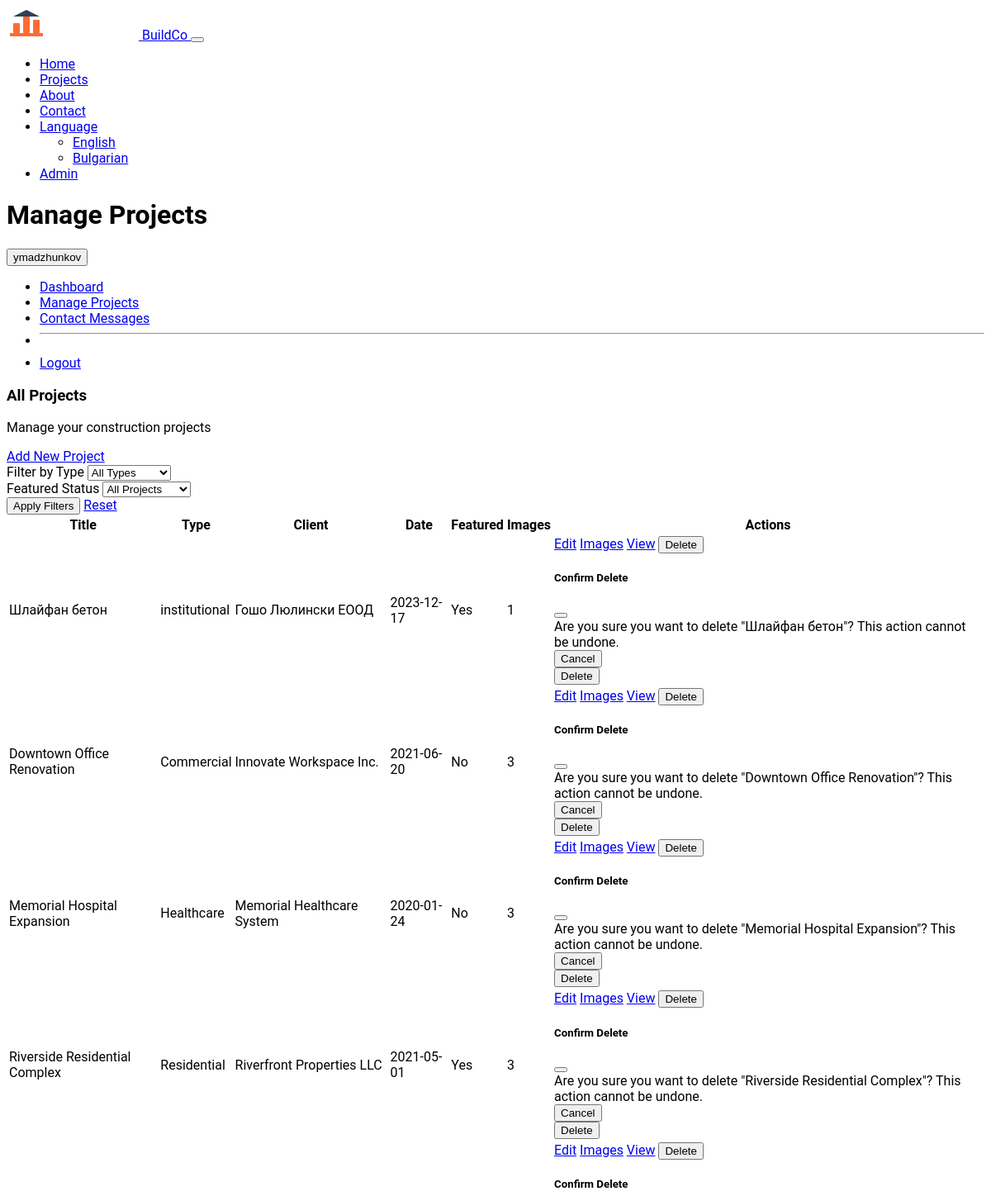
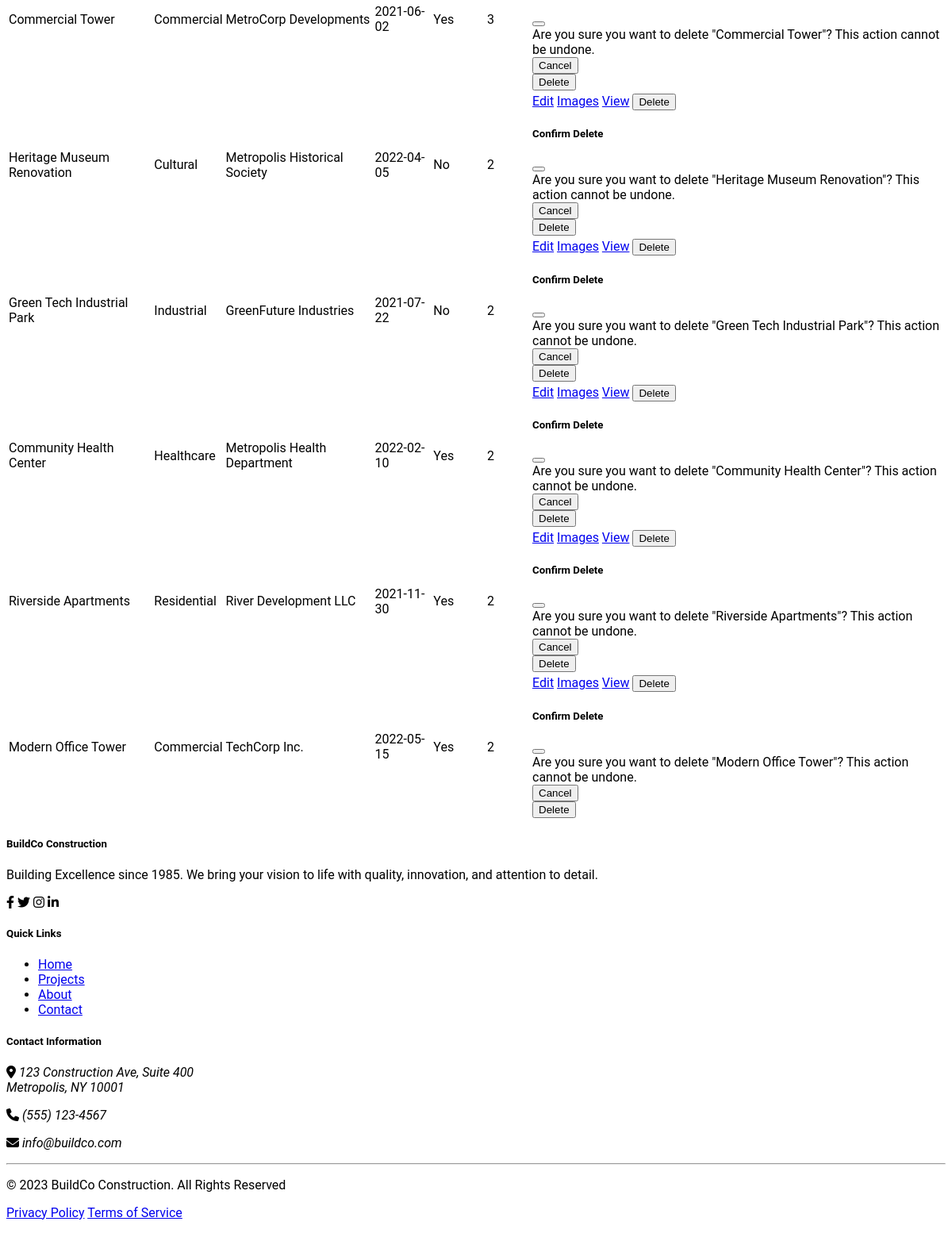
The page /admin/projects (signed in) on the database its author committed (2 pictures, top to bottom).
### models.py (models this page shows, shortened)
class User(UserMixin, db.Model):
    id = db.Column(db.Integer, primary_key=True)
    username = db.Column(db.String(64), unique=True, nullable=False)
    email = db.Column(db.String(120), unique=True, nullable=False)
    password_hash = db.Column(db.String(256))
    is_admin = db.Column(db.Boolean, default=False)
    created_at = db.Column(db.DateTime, default=datetime.utcnow)

class Project(db.Model):
    id = db.Column(db.Integer, primary_key=True)
    title = db.Column(db.String(100), nullable=False)
    slug = db.Column(db.String(120), unique=True, nullable=False)
    description = db.Column(db.Text, nullable=False)
    client = db.Column(db.String(100), nullable=False)
    location = db.Column(db.String(150), nullable=False)
    completion_date = db.Column(db.Date, default=datetime.utcnow)
    square_footage = db.Column(db.Integer)
    project_type = db.Column(db.String(50))
    featured = db.Column(db.Boolean, default=False)
    created_at = db.Column(db.DateTime, default=datetime.utcnow)
    images = db.relationship('ProjectImage', backref='project', cascade='all, delete-orphan')

### routes.py (the view)
@app.route('/admin/projects')
@login_required
def admin_projects():
    project_type = request.args.get('project_type')
    featured = request.args.get('featured')
    query = Project.query
    if project_type:
        query = query.filter_by(project_type=project_type)
    if featured:
        featured_bool = featured == '1'
        query = query.filter_by(featured=featured_bool)
    projects_list = query.order_by(Project.created_at.desc()).all()
    return render_template('admin/projects.html',
                          title='Manage Projects',
                          projects=projects_list)

### app.py (called while the page is built)
def get_locale():
    if 'language' in session:
        return session['language']
    return request.accept_languages.best_match(app.config['BABEL_SUPPORTED_LOCALES'])

@login_manager.user_loader
def load_user(user_id):
    from models import User
    return User.query.get(int(user_id))

@app.before_request
def before_request():
    g.lang_code = session.get('language', request.accept_languages.best_match(app.config['BABEL_SUPPORTED_LOCALES']) or 'en')

### templates/admin/projects.html (shortened to what this page needs)
{% extends "admin/base.html" %}
{% block admin_content %}
<div class="mb-4 d-flex justify-content-between align-items-center">
    <div>
        <h3>All Projects</h3>
        <p class="text-muted">Manage your construction projects</p>
    </div>
    <div>
        <a href="{{ url_for('admin_add_project') }}" class="btn btn-primary">
             Add New Project
        </a>
    </div>
</div>
<div class="card mb-4 shadow-sm">
    <div class="card-body">
        <form method="get" class="row g-3">
            <div class="col-md-4">
                <label for="project_type" class="form-label">Filter by Type</label>
                <select name="project_type" id="project_type" class="form-select">
                    <option value="">All Types</option>
                </select>
            </div>
            <div class="col-md-4">
                <label for="featured" class="form-label">Featured Status</label>
                <select name="featured" id="featured" class="form-select">
                    <option value="">All Projects</option>
                </select>
            </div>
            <div class="col-md-4 d-flex align-items-end">
                <button type="submit" class="btn btn-primary me-2">Apply Filters</button>
                <a href="{{ url_for('admin_projects') }}" class="btn btn-outline-secondary">Reset</a>
            </div>
        </form>
    </div>
</div>
<div class="card shadow-sm">
    <div class="card-body p-0">
        <div class="table-responsive">
            <table class="table table-hover mb-0">
                <thead class="table-light">
                    <tr>
                        <th>Title</th>
                        <th>Type</th>
                        <th>Client</th>
                        <th>Date</th>
                        <th>Featured</th>
                        <th>Images</th>
                        <th>Actions</th>
                    </tr>
                </thead>
                <tbody>
                    {% for project in projects %}
                    <tr>
                        <td>{{ project.title }}</td>
                        <td>{{ project.project_type }}</td>
                        <td>{{ project.client }}</td>
                        <td>{{ project.completion_date.strftime('%Y-%m-%d') }}</td>
                        <td>
                            {% if project.featured %}
                            <span class="badge bg-success">Yes</span>
                            {% else %}
                            <span class="badge bg-secondary">No</span>
                            {% endif %}
                        </td>
                        <td>
                            <span class="badge bg-info">{{ project.images|length }}</span>
                        </td>
                        <td>
                            <div class="btn-group btn-group-sm" role="group">
                                <a href="{{ url_for('admin_edit_project', project_id=project.id) }}" class="btn btn-outline-primary">Edit</a>
                                <a href="{{ url_for('admin_project_images', project_id=project.id) }}" class="btn btn-outline-info">Images</a>
                                <a href="{{ url_for('project_detail', slug=project.slug) }}" target="_blank" class="btn btn-outline-secondary">View</a>
                                <button type="button" class="btn btn-outline-danger" data-bs-toggle="modal" data-bs-target="#deleteModal{{ project.id }}">Delete</button>
                            </div>
                            <div class="modal fade" id="deleteModal{{ project.id }}" tabindex="-1" aria-labelledby="deleteModalLabel{{ project.id }}" aria-hidden="true">
                                <div class="modal-dialog">
                                    <div class="modal-content">
                                        <div class="modal-header">
                                            <h5 class="modal-title" id="deleteModalLabel{{ project.id }}">Confirm Delete</h5>
                                            <button type="button" class="btn-close" data-bs-dismiss="modal" aria-label="Close"></button>
                                        </div>
                                        <div class="modal-body">
                                            Are you sure you want to delete "{{ project.title }}"? This action cannot be undone.
                                        </div>
                                        <div class="modal-footer">
                                            <button type="button" class="btn btn-secondary" data-bs-dismiss="modal">Cancel</button>
                                            <form action="{{ url_for('admin_delete_project', project_id=project.id) }}" method="post" class="d-inline">
                                                <button type="submit" class="btn btn-danger">Delete</button>
                                            </form>
                                        </div>
                                    </div>
                                </div>
                            </div>
                        </td>
                    </tr>
                    {% else %}
                    <tr>
                        <td colspan="7" class="text-center py-4">No projects found. <a href="{{ url_for('admin_add_project') }}">Add your first project</a></td>
                    </tr>
                    {% endfor %}
                </tbody>
            </table>
        </div>
    </div>
</div>
{% endblock %}

### templates/admin/base.html (shortened to what this page needs)
{% extends "base.html" %}
{% block content %}
<div class="container pt-4 pb-4">
    <div class="row mb-4">
        <div class="col-md-8">
            <h1 class="display-5 fw-bold">{{ title }}</h1>
        </div>
        <div class="col-md-4 text-md-end d-flex align-items-center justify-content-md-end">
            {% if current_user.is_authenticated %}
            <div class="dropdown">
                <button class="btn btn-outline-primary dropdown-toggle" type="button" id="adminDropdown" data-bs-toggle="dropdown" aria-expanded="false">
                     {{ current_user.username }}
                </button>
                <ul class="dropdown-menu" aria-labelledby="adminDropdown">
                    <li><a class="dropdown-item" href="{{ url_for('admin_dashboard') }}">Dashboard</a></li>
                    <li><a class="dropdown-item" href="{{ url_for('admin_projects') }}">Manage Projects</a></li>
                    <li><a class="dropdown-item" href="{{ url_for('admin_messages') }}">Contact Messages</a></li>
                    <li><hr class="dropdown-divider"></li>
                    <li><a class="dropdown-item" href="{{ url_for('admin_logout') }}">Logout</a></li>
                </ul>
            </div>
            {% else %}
            <a href="{{ url_for('admin_login') }}" class="btn btn-primary">Login</a>
            {% endif %}
        </div>
    </div>
    {% block admin_content %}{% endblock %}
</div>
{% endblock %}

### static/css/custom.css (style rules this page uses)
:root { --construction-primary: #FF6B35; --construction-secondary: #2E4057; --construction-accent: #FFB563; --construction-light: #E6E8E6; --construction-dark: #1A1A1A; }
body { font-family: 'Roboto', 'Segoe UI', sans-serif; overflow-x: hidden; }
h1, h2, h3, h4, h5, h6 { font-weight: 700; }

### rows shown on the page
User: username "ymadzhunkov"
Project: title "Шлайфан бетон", project_type "institutional", client "Гошо Люлински ЕООД", completion_date "2023-12-17", featured "Yes", images|length "1"
Project: title "Downtown Office Renovation", project_type "Commercial", client "Innovate Workspace Inc.", completion_date "2021-06-20", featured "No", images|length "3"
Project: title "Memorial Hospital Expansion", project_type "Healthcare", client "Memorial Healthcare System", completion_date "2020-01-24", featured "No", images|length "3"
Project: title "Riverside Residential Complex", project_type "Residential", client "Riverfront Properties LLC", completion_date "2021-05-01", featured "Yes", images|length "3"
Project: title "Commercial Tower", project_type "Commercial", client "MetroCorp Developments", completion_date "2021-06-02", featured "Yes", images|length "3"
Project: title "Heritage Museum Renovation", project_type "Cultural", client "Metropolis Historical Society", completion_date "2022-04-05", featured "No", images|length "2"
Project: title "Green Tech Industrial Park", project_type "Industrial", client "GreenFuture Industries", completion_date "2021-07-22", featured "No", images|length "2"
Project: title "Community Health Center", project_type "Healthcare", client "Metropolis Health Department", completion_date "2022-02-10", featured "Yes", images|length "2"
Project: title "Riverside Apartments", project_type "Residential", client "River Development LLC", completion_date "2021-11-30", featured "Yes", images|length "2"
Project: title "Modern Office Tower", project_type "Commercial", client "TechCorp Inc.", completion_date "2022-05-15", featured "Yes", images|length "2"

### other values the page prints
{{ title }} "Manage Projects"
